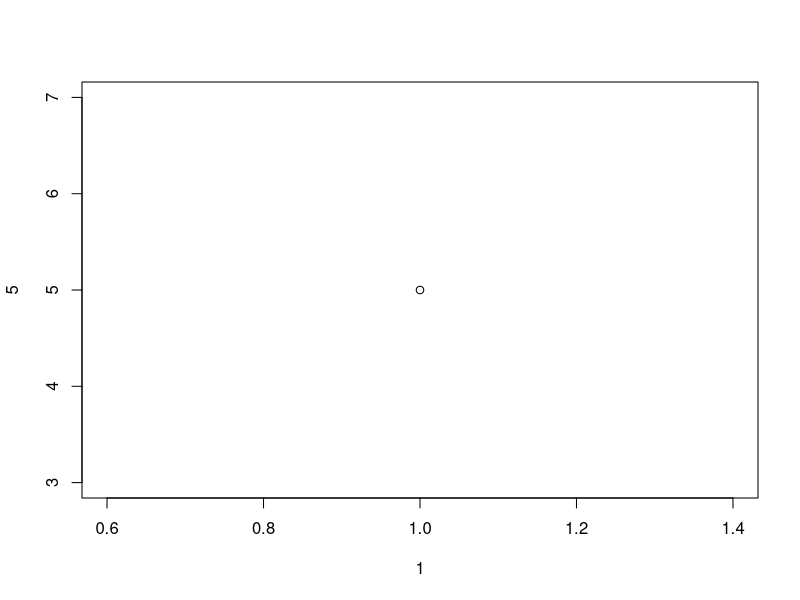
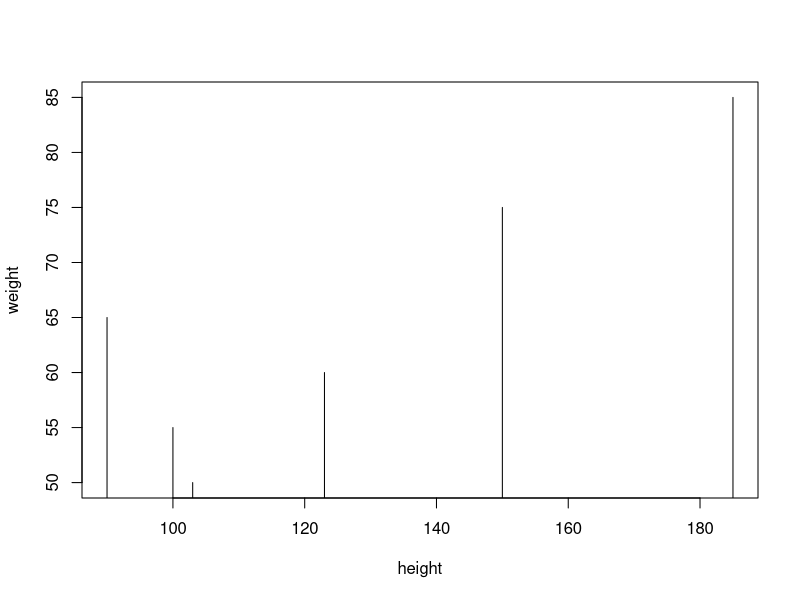
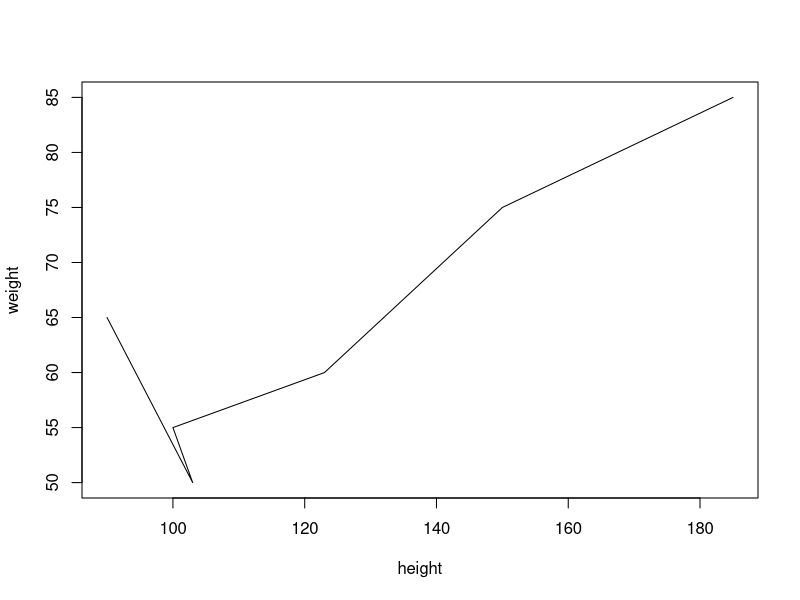
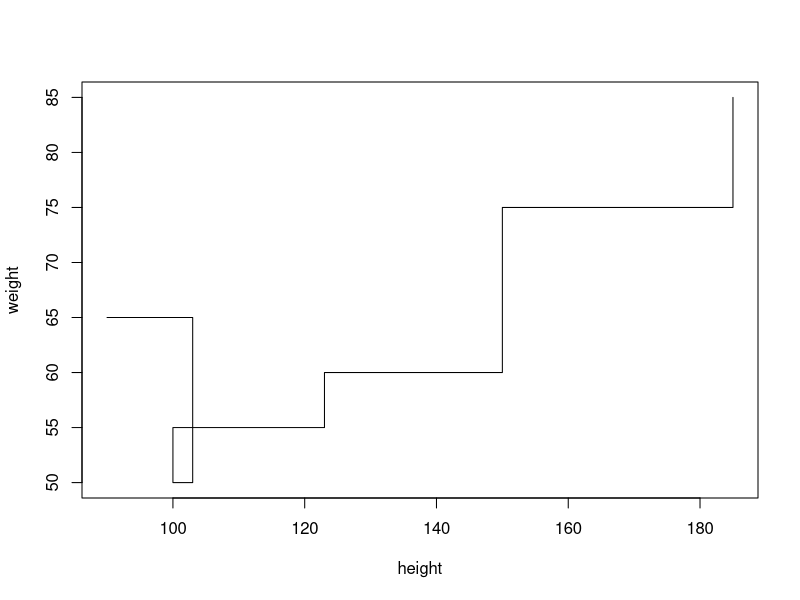
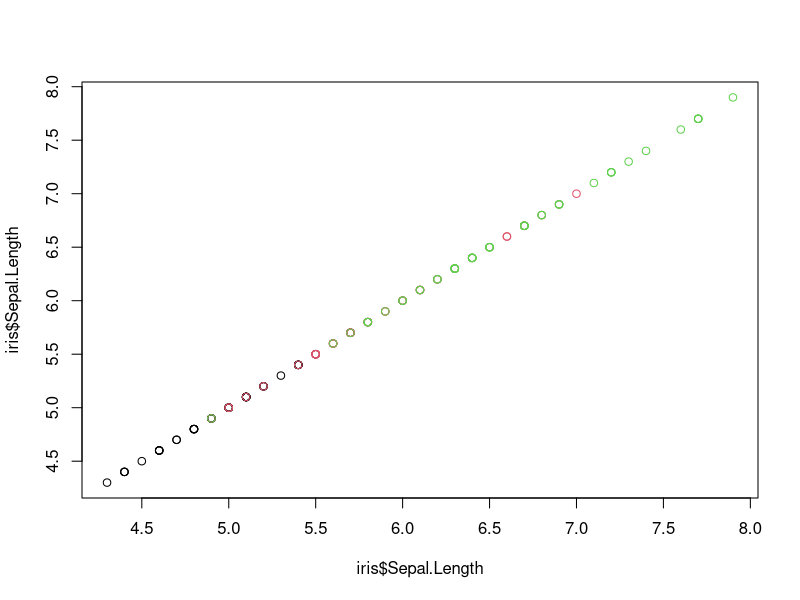

Recreate these plots in R, in order.
# Visualization
plot(1,5)

#Sample Graph
height<-cbind(90,103,100,123,150,185)
weight<-cbind(65,50,55,60,75,85)
#histogram
plot(height,weight,type = "h" ,xlab = "height",ylab = "weight")
#line plot
plot(height,weight,type = "l" ,xlab = "height",ylab = "weight")
#stair steps
plot(height,weight,type = "s" ,xlab = "height",ylab = "weight")

bmi<-cbind(height,weight)
write.csv(bmi,file = "BMI.csv",row.names = FALSE)

plot(iris$Sepal.Length,iris$Sepal.Length,col=iris$Species)
